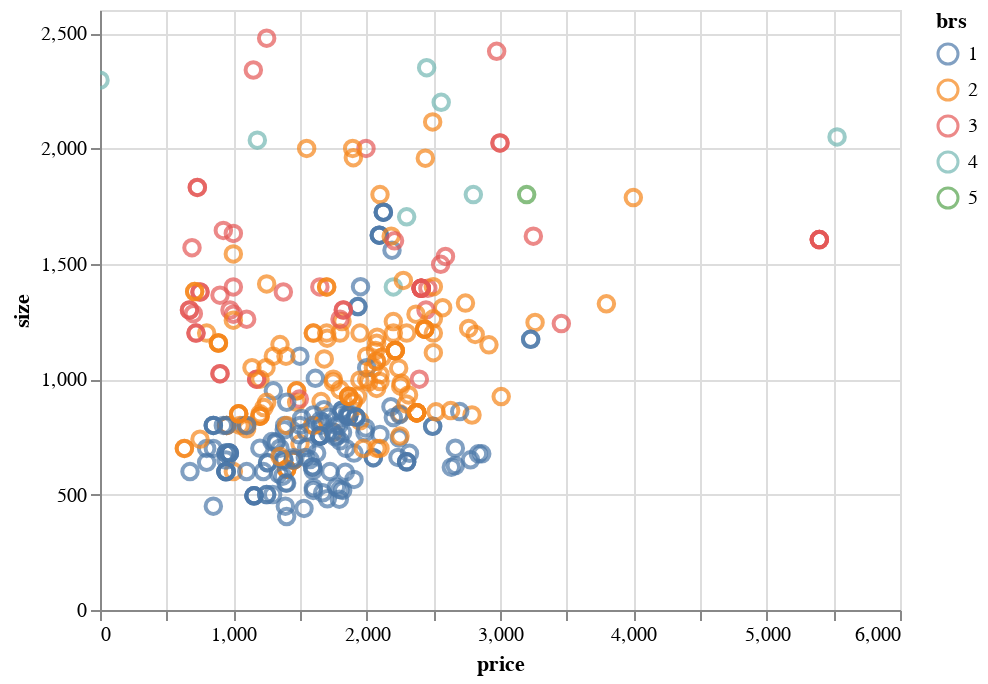

The code cell stored with this chart in its notebook:
### Code cell
alt.Chart(results).mark_point(size=60).encode(
    x=alt.X("price:Q"),
    y=alt.Y("size:Q"),
    color="brs:N",
    tooltip=["title", "price", "size", "brs"],
).interactive()

### Figure 1 — Vega-Lite specification as saved in the notebook (floating-point values rounded to 4 significant figures; data arrays with more than 128 entries replaced by an {"elided": "..."} marker saying what was removed)
{"config": {"view": {"continuousWidth": 400, "continuousHeight": 300}}, "data": {"name": "data-49802d4052fc020804c7fb01dcee9596"}, "mark": {"type": "point", "size": 60}, "encoding": {"color": {"type": "nominal", "field": "brs"}, "tooltip": [{"type": "nominal", "field": "title"}, {"type": "quantitative", "field": "price"}, {"type": "quantitative", "field": "size"}, {"type": "quantitative", "field": "brs"}], "x": {"type": "quantitative", "field": "price"}, "y": {"type": "quantitative", "field": "size"}}, "selection": {"selector001": {"type": "interval", "bind": "scales", "encodings": ["x", "y"]}}, "$schema": "https://vega.github.io/schema/vega-lite/v4.8.1.json", "datasets": {"data-49802d4052fc020804c7fb01dcee9596": {"elided": "348 records"}}}
